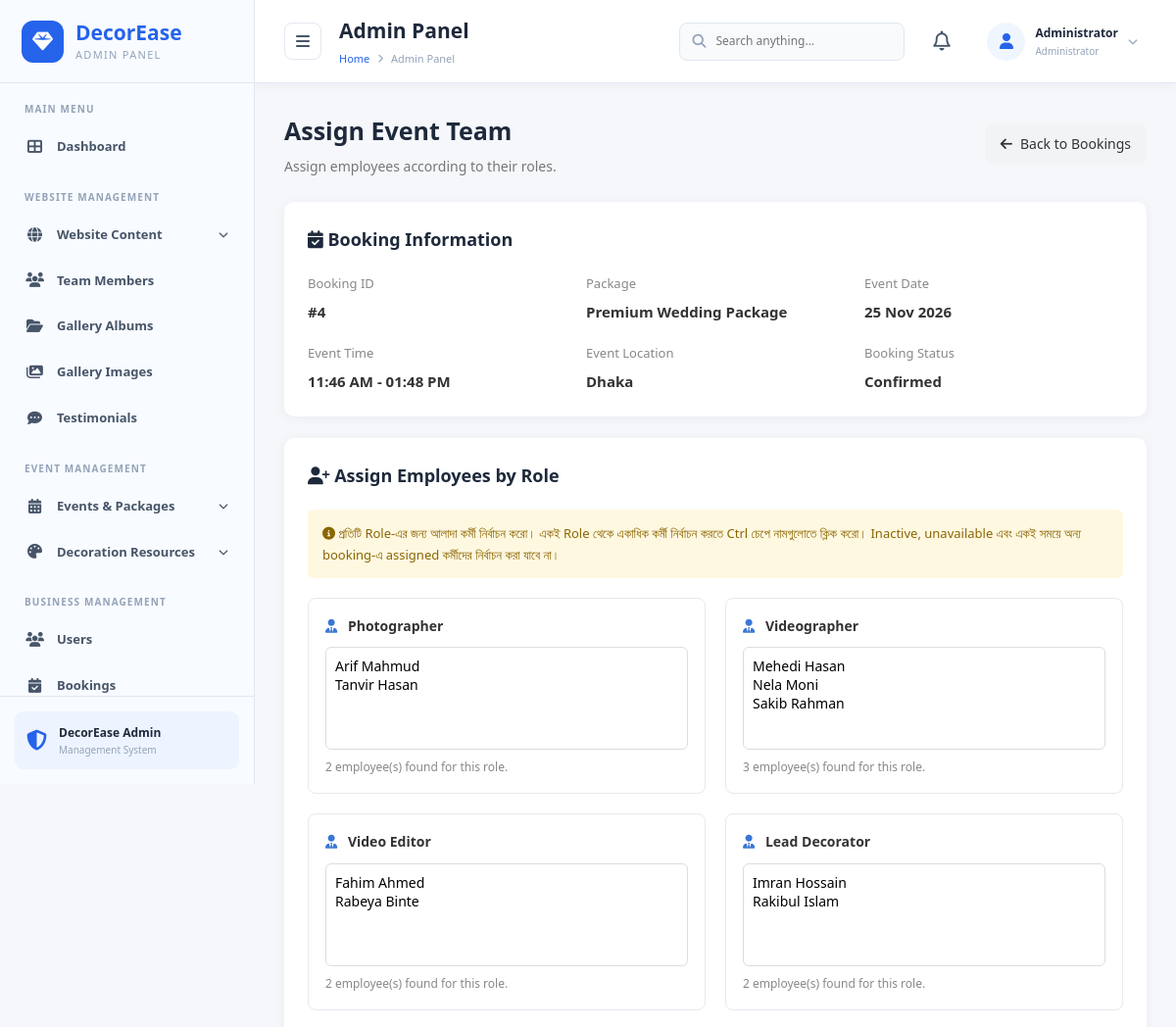
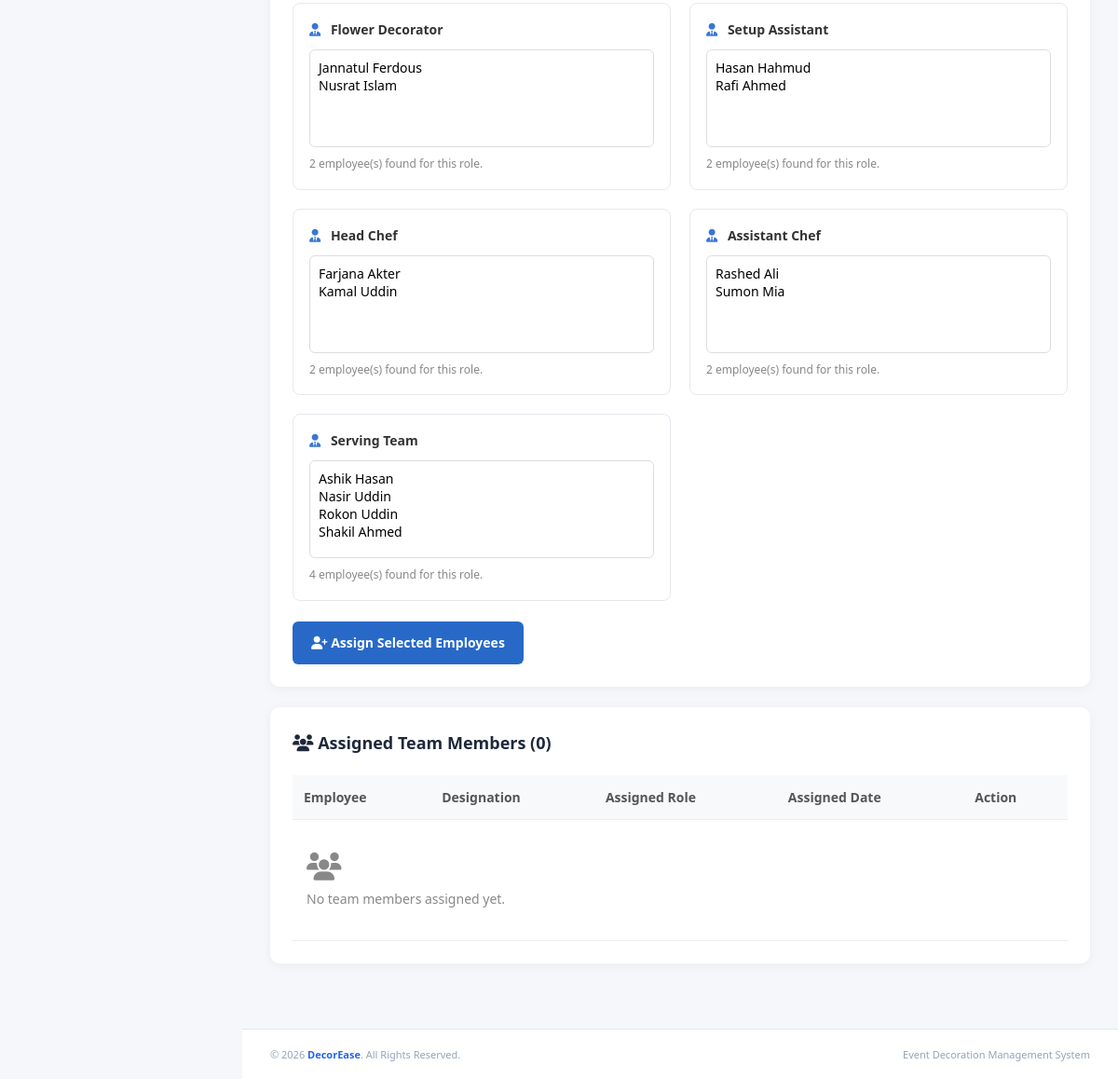
/admin/assign_team.php?id=4, run on the app's committed database (2 pictures, top to bottom).
### tables this page shows
CREATE TABLE `bookings` (
  `booking_id` int(10) UNSIGNED NOT NULL,
  `customer_id` int(10) UNSIGNED NOT NULL,
  `package_id` int(10) UNSIGNED DEFAULT NULL,
  `venue_id` int(10) UNSIGNED DEFAULT NULL,
  `package_name_snapshot` varchar(200) NOT NULL,
  `package_price_snapshot` decimal(12,2) NOT NULL DEFAULT 0.00,
  `package_description_snapshot` text DEFAULT NULL,
  `event_date` date NOT NULL,
  `start_time` time NOT NULL,
  `end_time` time NOT NULL,
  `guest_count` int(10) UNSIGNED NOT NULL,
  `status` enum('pending','quoted','confirmed','in_progress','completed','cancelled') NOT NULL DEFAULT 'pending',
  `quoted_total` decimal(12,2) DEFAULT NULL,
  `event_location` text DEFAULT NULL,
  `special_request` text DEFAULT NULL,
  `created_at` timestamp NOT NULL DEFAULT current_timestamp(),
  `updated_at` timestamp NOT NULL DEFAULT current_timestamp() ON UPDATE current_timestamp()
);

CREATE TABLE `team_roles` (
  `role_id` int(10) UNSIGNED NOT NULL,
  `role_name` varchar(120) NOT NULL,
  `description` text DEFAULT NULL
);

### admin/assign_team.php (the view, shortened to what this page needs)
<?php
require_once '../db.php';
$csrfToken = $_SESSION['csrf_token'];
$bookingId = (int)($_GET['id'] ?? $_POST['booking_id'] ?? 0);
function teamEscape($value) {
    return htmlspecialchars((string)$value, ENT_QUOTES, 'UTF-8');
}
$bookingStmt = $conn->prepare("
    SELECT
        booking_id,
        package_name_snapshot,
        event_date,
        start_time,
        end_time,
        status,
        event_location
    FROM bookings
    WHERE booking_id = ?
");
$bookingStmt->bind_param("i", $bookingId);
$bookingStmt->execute();
$booking = $bookingStmt->get_result()->fetch_assoc();
$roles = [];
$roleResult = $conn->query("
    SELECT role_id, role_name
    FROM team_roles
    ORDER BY role_id ASC
");
if ($roleResult) {
    while ($row = $roleResult->fetch_assoc()) {
        $roles[] = $row;
    }
}
$employeesByRole = [];
$employeeStmt = $conn->prepare("
    SELECT
        ep.employee_id,
        ep.designation,
        ep.specialization,
        ep.availability_status,
        u.full_name,
        u.email,
        u.status AS user_status
    FROM employee_profiles ep
    INNER JOIN users u
        ON ep.user_id = u.user_id
    WHERE u.role = 'employee'
      AND u.status = 'active'
      AND ep.availability_status != 'unavailable'
      AND NOT EXISTS (
          SELECT 1
          FROM booking_staff bs
          INNER JOIN bookings b
              ON bs.booking_id = b.booking_id
          WHERE bs.employee_id = ep.employee_id
            AND bs.booking_id != ?
            AND b.event_date = ?
            AND b.status IN ('confirmed', 'in_progress')
            AND b.start_time < ?
            AND b.end_time > ?
      )
    ORDER BY u.full_name ASC
");
$employeeStmt->bind_param(
    "isss",
    $bookingId,
    $booking['event_date'],
    $booking['end_time'],
    $booking['start_time']
);
$employeeStmt->execute();
$employeeResult = $employeeStmt->get_result();
while ($row = $employeeResult->fetch_assoc()) {
    $designation = $row['designation'];
    if (!isset($employeesByRole[$designation])) {
        $employeesByRole[$designation] = [];
    }
    $employeesByRole[$designation][] = $row;
}
$assignedTeam = [];
$assignedEmployeeIds = [];
$formattedDate = date('d M Y', strtotime($booking['event_date']));
$formattedStart = date('h:i A', strtotime($booking['start_time']));
$formattedEnd = date('h:i A', strtotime($booking['end_time']));
?>
<?php include_once 'includes/sidebar.php'; ?>
<head>
    <link rel="stylesheet"
          href="https://cdnjs.cloudflare.com/ajax/libs/font-awesome/6.5.2/css/all.min.css">
</head>
<div class="main-content">
    <?php include_once 'includes/header.php'; ?>
    <main class="dashboard-content team-page">
        <div class="team-heading">
            <div>
                <h2>Assign Event Team</h2>
                <p>Assign employees according to their roles.</p>
            </div>
            <a href="bookings.php" class="team-back-btn">
                <i class="fas fa-arrow-left"></i>
                Back to Bookings
            </a>
        </div>
        <div class="team-booking-card">
            <h3>
                <i class="fas fa-calendar-check"></i>
                Booking Information
            </h3>
            <div class="team-booking-info">
                <div class="team-info-item">
                    <span>Booking ID</span>
                    <strong>#<?php echo (int)$booking['booking_id']; ?></strong>
                </div>
                <div class="team-info-item">
                    <span>Package</span>
                    <strong><?php echo teamEscape($booking['package_name_snapshot']); ?></strong>
                </div>
                <div class="team-info-item">
                    <span>Event Date</span>
                    <strong><?php echo teamEscape($formattedDate); ?></strong>
                </div>
                <div class="team-info-item">
                    <span>Event Time</span>
                    <strong>
                        <?php echo teamEscape($formattedStart . " - " . $formattedEnd); ?>
                    </strong>
                </div>
                <div class="team-info-item">
                    <span>Event Location</span>
                    <strong>
                        <?php echo teamEscape($booking['event_location'] ?: 'Not specified'); ?>
                    </strong>
                </div>
                <div class="team-info-item">
                    <span>Booking Status</span>
                    <strong>
                        <?php echo teamEscape(ucwords(str_replace('_', ' ', $booking['status']))); ?>
                    </strong>
                </div>
            </div>
        </div>
        <?php if ($booking['status'] === 'confirmed'): ?>
            <div class="team-form-card">
                <h3>
                    <i class="fas fa-user-plus"></i>
                    Assign Employees by Role
                </h3>
                <div class="team-notice">
                    <i class="fas fa-info-circle"></i>
                    প্রতিটি Role-এর জন্য আলাদা কর্মী নির্বাচন করো।
                    একই Role থেকে একাধিক কর্মী নির্বাচন করতে Ctrl চেপে নামগুলোতে ক্লিক করো।
                    Inactive, unavailable এবং একই সময়ে অন্য booking-এ assigned কর্মীদের
                    নির্বাচন করা যাবে না।
                </div>
                <form method="POST">
                    <div class="team-form-grid">
                        <?php foreach ($roles as $role): ?>
                            <?php
                            $roleName = $role['role_name'];
                            $roleEmployees = $employeesByRole[$roleName] ?? [];
                            ?>
                            <div class="team-role-box">
                                <label for="role_<?php echo (int)$role['role_id']; ?>">
                                    <i class="fas fa-user-tie"></i>
                                    <?php echo teamEscape($roleName); ?>
                                </label>
                                <select
                                    name="employee_ids[<?php echo (int)$role['role_id']; ?>][]"
                                    id="role_<?php echo (int)$role['role_id']; ?>"
                                    multiple
                                    size="4"
                                >
                                    <?php if (!empty($roleEmployees)): ?>
                                        <?php foreach ($roleEmployees as $employee): ?>
                                            <?php
                                            $isAssigned = in_array(
                                                (int)$employee['employee_id'],
                                                $assignedEmployeeIds,
                                                true
                                            );
                                            $isUnavailable =
                                                $employee['user_status'] !== 'active'
                                                || $employee['availability_status'] === 'unavailable';
                                            ?>
                                            <option
                                                value="<?php echo (int)$employee['employee_id']; ?>"
                                                <?php echo ($isAssigned || $isUnavailable) ? 'disabled' : ''; ?>
                                            >
                                            </option>
                                        <?php endforeach; ?>
                                    <?php else: ?>
                                        <option disabled>
                                            No employee available for this role
                                        </option>
                                    <?php endif; ?>
                                </select>
                                <small class="team-help-text">
                                    <?php echo count($roleEmployees); ?> employee(s) found
                                    for this role.
                                </small>
                            </div>
                        <?php endforeach; ?>
                    </div>
                    <button
                        type="submit"
                        name="assign_team"
                        class="team-submit-btn"
                        <?php echo empty($roles) ? 'disabled' : ''; ?>
                    >
                        <i class="fas fa-user-plus"></i>
                        Assign Selected Employees
                    </button>
                </form>
            </div>
        <?php else: ?>
            <div class="team-alert error">
                Team assignment is available only for confirmed bookings.
            </div>
        <?php endif; ?>
        <div class="team-list-card">
            <h3>
                <i class="fas fa-users"></i>
                Assigned Team Members
                (<?php echo count($assignedTeam); ?>)
            </h3>
            <div class="team-table-wrapper">
                <table class="team-table">
                    <thead>
                        <tr>
                            <th>Employee</th>
                            <th>Designation</th>
                            <th>Assigned Role</th>
                            <th>Assigned Date</th>
                            <th>Action</th>
                        </tr>
                    </thead>
                    <tbody>
                    <?php if (!empty($assignedTeam)): ?>
                        <?php foreach ($assignedTeam as $member): ?>
                            <tr>
                                <td>
                                    <span class="team-employee-name">
                                        <?php echo teamEscape($member['full_name']); ?>
                                    </span>
                                    <span class="team-employee-email">
                                        <?php echo teamEscape($member['email']); ?>
                                    </span>
                                </td>
                                <td>
                                    <?php echo teamEscape($member['designation'] ?: 'N/A'); ?>
                                </td>
                                <td>
                                    <span class="team-role-badge">
                                        <?php echo teamEscape($member['assignment_role']); ?>
                                    </span>
                                </td>
                                <td>
                                    <?php
                                    echo date(
                                        'd M Y',
                                        strtotime($member['assigned_at'])
                                    );
                                    ?>
                                </td>
                                <td>
                                    <?php if ($booking['status'] === 'confirmed'): ?>
                                        <form
                                            method="POST"
                                            onsubmit="return confirm('Remove this employee from the booking?');"
                                        >
                                            <input type="hidden"
                                                   name="csrf_token"
                                                   value="<?php echo teamEscape($csrfToken); ?>">
                                            <input type="hidden"
                                                   name="booking_id"
                                                   value="<?php echo (int)$bookingId; ?>">
                                            <input type="hidden"
                                                   name="booking_staff_id"
                                                   value="<?php echo (int)$member['booking_staff_id']; ?>">
                                            <button
                                                type="submit"
                                                name="remove_assignment"
                                                class="team-remove-btn"
                                                title="Remove Employee"
                                            >
                                                <i class="fas fa-trash"></i>
                                            </button>
                                        </form>
                                    <?php else: ?>
                                        <span>—</span>
                                    <?php endif; ?>
                                </td>
                            </tr>
                        <?php endforeach; ?>
                    <?php else: ?>
                        <tr>
                            <td colspan="5" class="team-empty">
                                <i class="fas fa-users"></i>
                                <p>No team members assigned yet.</p>
                            </td>
                        </tr>
                    <?php endif; ?>
                    </tbody>
                </table>
            </div>
        </div>
    </main>
    <?php include_once 'includes/footer.php'; ?>
</div>

### admin/assign_team.php (style rules this page uses)
.team-page { padding: 25px; }
.team-heading { display: flex; justify-content: space-between; align-items: center; gap: 15px; margin-bottom: 25px; flex-wrap: wrap; }
.team-heading h2 { margin: 0 0 6px; font-size: 25px; }
.team-heading p { margin: 0; color: #777; }
.team-back-btn { display: inline-flex; align-items: center; gap: 8px; padding: 10px 16px; background: #f1f3f5; color: #333; text-decoration: none; border-radius: 7px; }
.team-booking-card, .team-form-card, .team-list-card { background: #fff; border-radius: 10px; padding: 24px; margin-bottom: 22px; box-shadow: 0 2px 12px rgba(0,0,0,0.05); }
.team-booking-card h3, .team-form-card h3, .team-list-card h3 { margin: 0 0 20px; font-size: 18px; }
.team-booking-info { display: grid; grid-template-columns: repeat(3, minmax(0, 1fr)); gap: 20px; }
.team-info-item span { display: block; color: #888; font-size: 13px; margin-bottom: 6px; }
.team-info-item strong { font-size: 15px; color: #333; }
.team-form-grid { display: grid; grid-template-columns: repeat(2, minmax(0, 1fr)); gap: 20px; }
.team-role-box { border: 1px solid #e6e9ef; border-radius: 8px; padding: 17px; background: #fff; }
.team-role-box label { display: block; margin-bottom: 10px; font-weight: 600; font-size: 14px; color: #333; }
.team-role-box label i { color: #3977d5; margin-right: 7px; }
.team-role-box select { width: 100%; min-height: 105px; padding: 9px; border: 1px solid #ddd; border-radius: 6px; background: #fff; font-size: 14px; }
.team-help-text { display: block; margin-top: 8px; color: #888; font-size: 12px; }
.team-notice { padding: 13px 15px; background: #fff8e1; color: #8a6500; border-radius: 6px; margin-bottom: 20px; font-size: 13px; line-height: 1.7; }
.team-submit-btn { margin-top: 22px; padding: 12px 20px; border: none; border-radius: 6px; background: #2869c7; color: #fff; font-size: 14px; font-weight: 600; cursor: pointer; }
.team-table-wrapper { overflow-x: auto; }
.team-table { width: 100%; border-collapse: collapse; min-width: 650px; }
.team-table th, .team-table td { padding: 14px 12px; text-align: left; border-bottom: 1px solid #eee; font-size: 14px; }
.team-table th { background: #f8f9fb; color: #555; font-weight: 600; }
.team-empty { text-align: center; padding: 35px 15px !important; color: #888; }
.team-empty i { font-size: 30px; margin-bottom: 10px; }

### data on the page
bookings: booking_id "4", package_name_snapshot "Premium Wedding Package", event_date "25 Nov 2026", teamEscape($formattedStart . " - " . $formattedEnd) "11:46 AM - 01:48 PM", event_location "Dhaka", status "Confirmed"
team_roles: role_name "Photographer", role_id "Arif Mahmud / Tanvir Hasan", role_name "2"
team_roles: role_name "Videographer", role_id "Mehedi Hasan / Nela Moni / Sakib Rahman", role_name "3"
team_roles: role_name "Video Editor", role_id "Fahim Ahmed / Rabeya Binte", role_name "2"
team_roles: role_name "Lead Decorator", role_id "Imran Hossain / Rakibul Islam", role_name "2"
team_roles: role_name "Flower Decorator", role_id "Jannatul Ferdous / Nusrat Islam", role_name "2"
team_roles: role_name "Setup Assistant", role_id "Hasan Hahmud / Rafi Ahmed", role_name "2"
team_roles: role_name "Head Chef", role_id "Farjana Akter / Kamal Uddin", role_name "2"
team_roles: role_name "Assistant Chef", role_id "Rashed Ali / Sumon Mia", role_name "2"
team_roles: role_name "Serving Team", role_id "Ashik Hasan / Nasir Uddin / Rokon Uddin / Shakil Ahmed", role_name "4"

### other printed values
$pageTitle "Admin Panel"
$adminName "Administrator"
count($assignedTeam) "0"
